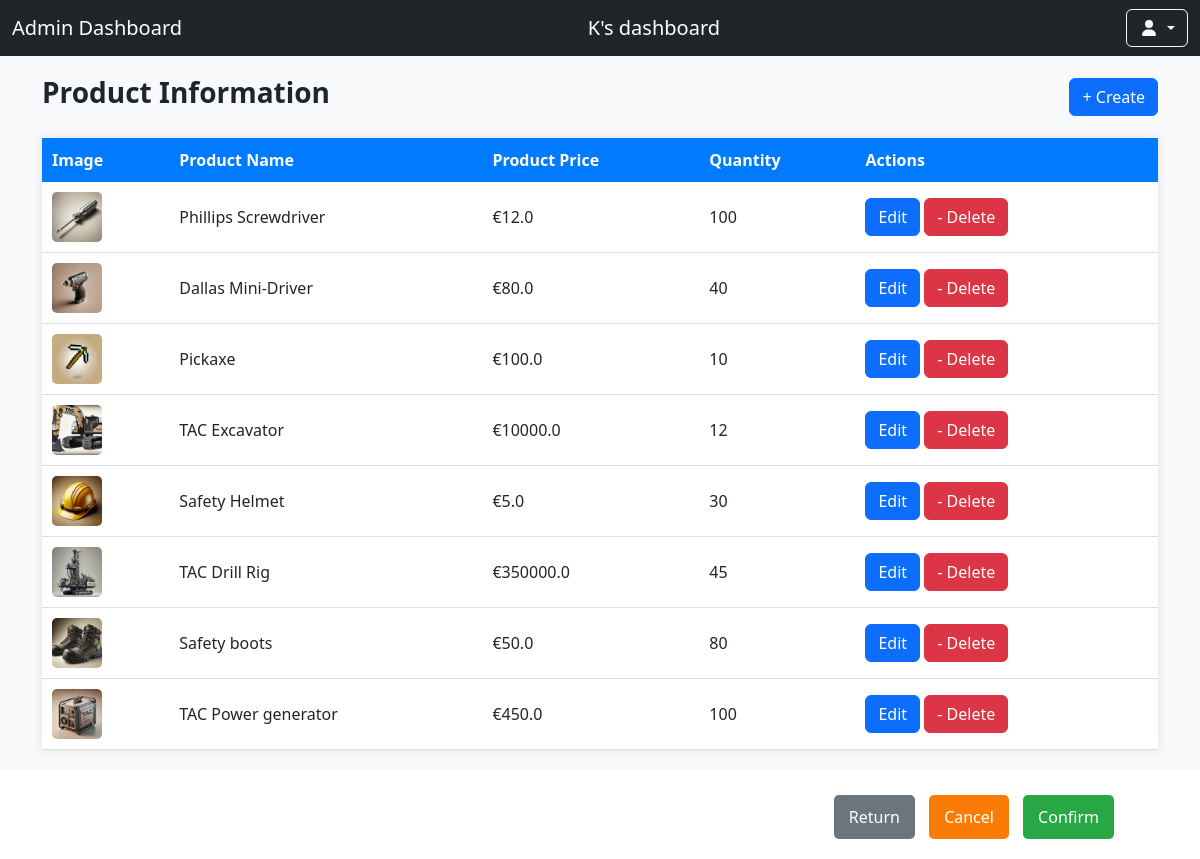
Screenshot of /manage_product (signed in) with the database file from the repository.
### tables this page shows
CREATE TABLE Product (
                prodID INTEGER PRIMARY KEY AUTOINCREMENT,
                prodName TEXT NOT NULL,
                prodDesc TEXT,
                prodPrice REAL NOT NULL,
                prodStock INTEGER NOT NULL,
                prodUsage TEXT NOT NULL,
                uniqeAttribute TEXT NOT NULL,
                prodImage TEXT
            );

### app.py (the view)
@app.route('/manage_product')
def manage_product():
    products = product_service.get_all_products()
    return render_template('manageProd.html', products=products)

### app.py (called while the page is built)
@app.context_processor
def inject_cart_count(): #This function initialises the webpage cart and creates a 0 item basket to begin with
    cart_count = session.get('cart_count', 0)  # Default to 0 if no items in the cart
    return dict(cart_count=cart_count)

### dao/ProductDAO.py (called while the page is built)
    def get_all_products(self):
        self.cursor.execute("SELECT * FROM Product")
        rows = self.cursor.fetchall()
        return [Product(row[0], row[1], row[2], row[3], row[4], row[5], row[6].split(","), row[7]) for row in rows]

### service/ProductService.py (called while the page is built)
    def get_all_products(self):
        return self.product_dao.get_all_products()

### templates/manageProd.html (shortened to what this page needs)
{% extends 'adminBase.html' %}
{% block content %}
<section style="background-color: #f8f9fa; padding: 20px;">
    <div class="container">
        <div style="display: flex; justify-content: space-between; align-items: center; margin-bottom: 20px;">
            <h1 style="font-size: 28px; font-weight: bold;">Product Information</h1>
            <button class="btn btn-primary" data-bs-toggle="modal" data-bs-target="#createProductModal">+ Create</button>
        </div>
        <table style="width: 100%; border-collapse: collapse; background-color: #fff; box-shadow: 0 0 10px rgba(0, 0, 0, 0.1);">
            <thead>
                <tr style="background-color: #007bff; color: #fff; text-align: left;">
                    <th style="padding: 10px;">Image</th>
                    <th style="padding: 5px;">Product Name</th>
                    <th style="padding: 5px;">Product Price</th>
                    <th style="padding: 5px;">Quantity</th>
                    <th style="padding: 10px;">Actions</th>
                </tr>
            </thead>
            <tbody>
                {% for product in products %}
                <tr style="border-bottom: 1px solid #ddd;">
                    <td style="padding: 10px;">
                        <img src="{{ url_for('static', filename='images/' + product.prodImage) }}"
                            alt="Product Image"
                            style="width: 50px; height: 50px; object-fit: cover; border-radius: 5px;">
                    </td>
                    <td style="padding: 5px;">{{ product.prodName }}</td>
                    <td style="padding: 5px;">€{{ product.prodPrice }}</td>
                    <td style="padding: 5px;">{{ product.prodStock }}</td>
                    <td style="padding: 10px;">
                        <button class="btn btn-primary edit-btn"
                                data-bs-toggle="modal"
                                data-bs-target="#editProductModal"
                                data-prod-id="{{ product.prodID }}"
                                data-prod-name="{{ product.prodName }}"
                                data-prod-desc="{{ product.prodDesc }}"
                                data-prod-price="{{ product.prodPrice }}"
                                data-prod-stock="{{ product.prodStock }}"
                                data-prod-usage="{{ product.prodUsage }}"
                                data-prod-attributes="{{ product.uniqeAttribute | join(',') }}">
                            Edit
                        </button>
                        <button class="btn btn-danger delete-btn" data-prod-id="{{ product.prodID }}">
                            - Delete
                        </button>
                    </td>
                </tr>
                {% endfor %}
            </tbody>
        </table>
    </div>
</section>
<div style="margin-top: 5px; padding: 20px; text-align: right; margin-right: 66px;">
    <button style="background-color: #6c757d; color: #fff; border: none; padding: 10px 15px; border-radius: 5px; cursor: pointer; margin-right: 10px;">Return</button>
    <button style="background-color:rgb(250, 124, 7); color: #fff; border: none; padding: 10px 15px; border-radius: 5px; cursor: pointer; margin-right: 10px;">Cancel</button>
    <button style="background-color: #28a745; color: #fff; border: none; padding: 10px 15px; border-radius: 5px; cursor: pointer;">Confirm</button>
</div>
{% endblock %}

### rows the page displays
Product: prodImage (picture), prodName "Phillips Screwdriver", prodPrice "12.0", prodStock "100"
Product: prodImage (picture), prodName "Dallas Mini-Driver", prodPrice "80.0", prodStock "40"
Product: prodImage (picture), prodName "Pickaxe", prodPrice "100.0", prodStock "10"
Product: prodImage (picture), prodName "TAC Excavator", prodPrice "10000.0", prodStock "12"
Product: prodImage (picture), prodName "Safety Helmet", prodPrice "5.0", prodStock "30"
Product: prodImage (picture), prodName "TAC Drill Rig", prodPrice "350000.0", prodStock "45"
Product: prodImage (picture), prodName "Safety boots", prodPrice "50.0", prodStock "80"
Product: prodImage (picture), prodName "TAC Power generator", prodPrice "450.0", prodStock "100"

### other values shown
{{ session['user_firstName'] }} "K"
